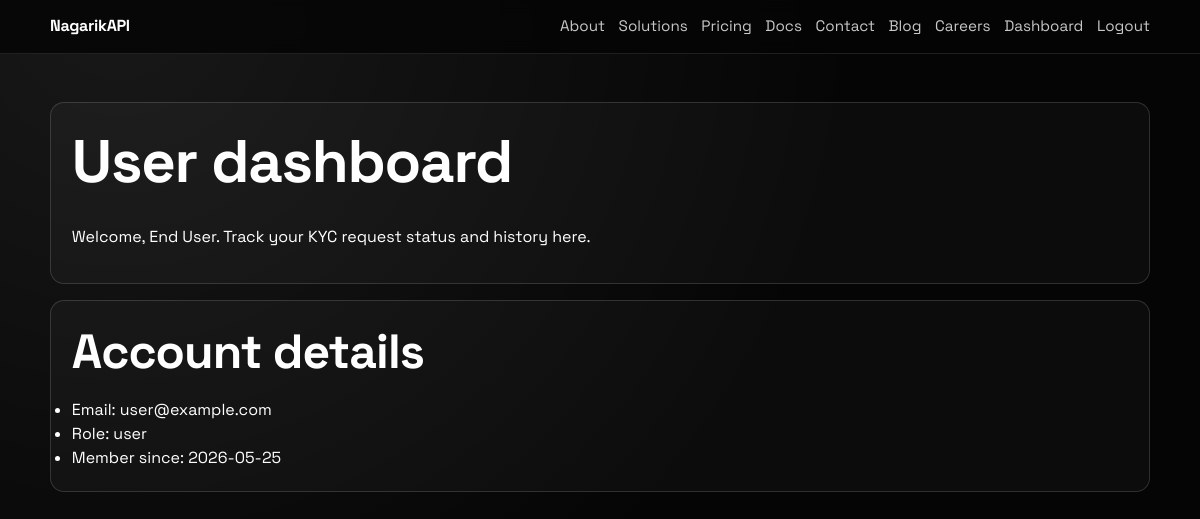
/dashboard (signed in), run on an earlier commit of the app's database.
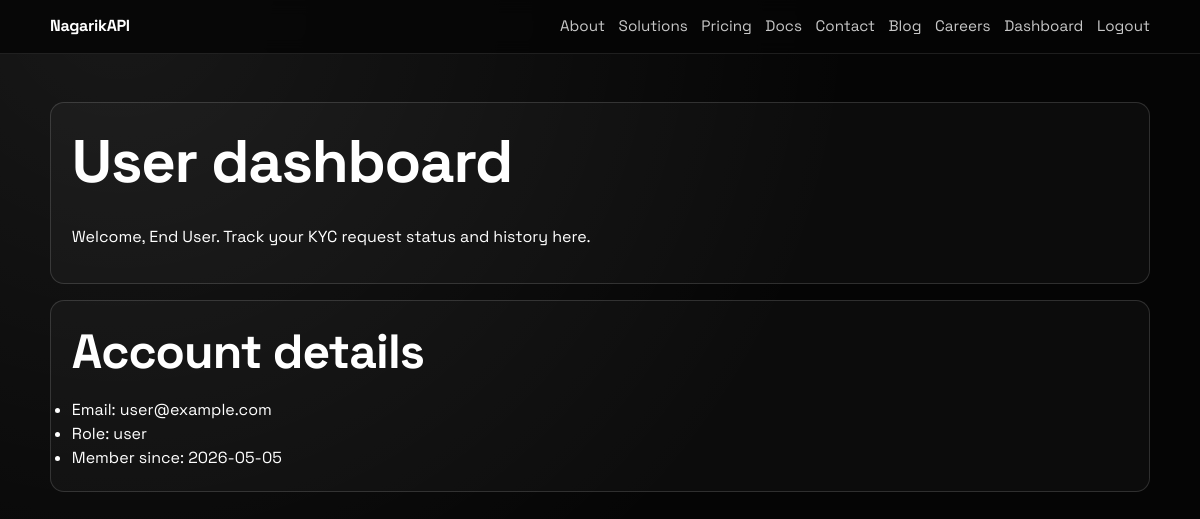
And on a later commit of the database.
### app/models/__init__.py (models this page shows, shortened)
class User(db.Model, UserMixin):
    __tablename__ = 'users'
    id = db.Column(db.Integer, primary_key=True)
    email = db.Column(db.String(120), unique=True, nullable=False)
    password_hash = db.Column(db.String(128), nullable=False)
    full_name = db.Column(db.String(100), nullable=False)
    role = db.Column(db.String(20), default='user') # 'admin', 'user', 'company_admin'
    created_at = db.Column(db.DateTime, default=datetime.utcnow)
    company_id = db.Column(db.Integer, db.ForeignKey('companies.id'), nullable=True)
    kyc_requests = db.relationship('KYCRequest', backref='user', lazy=True)

### app/routes/views.py (the view)
@main.route('/dashboard')
@login_required
def dashboard():
    if current_user.role == 'admin':
        return redirect(url_for('main.admin_dashboard'))
    elif current_user.role == 'company_admin':
        return redirect(url_for('main.company_dashboard'))
    return render_template('pages/dashboards/user.html')

### app/templates/pages/dashboards/user.html (shortened to what this page needs)
{% extends 'pages/base.html' %}
{% block content %}
<section class="panel">
    <h1>User dashboard</h1>
    <p>Welcome, {{ current_user.full_name }}. Track your KYC request status and history here.</p>
</section>
<section class="panel">
    <h2>Account details</h2>
    <ul>
        <li>Email: {{ current_user.email }}</li>
        <li>Role: {{ current_user.role }}</li>
        <li>Member since: {{ current_user.created_at.strftime('%Y-%m-%d') if current_user.created_at else 'N/A' }}</li>
    </ul>
</section>
{% endblock %}

### app/templates/pages/base.html (shortened to what this page needs)
<!doctype html>
<html lang="en">
<head>
    <link rel="stylesheet" href="{{ url_for('static', filename='css/globals.css') }}">
</head>
<body>
    <div class="page-shell">
        <header class="page-header">
            <div class="page-header__inner">
                <a class="page-brand" href="{{ url_for('main.index') }}">NagarikAPI</a>
                <nav class="page-nav" aria-label="Main navigation">
                    <a href="{{ url_for('main.about') }}">About</a>
                    <a href="{{ url_for('main.solutions') }}">Solutions</a>
                    <a href="{{ url_for('main.pricing') }}">Pricing</a>
                    <a href="{{ url_for('main.docs') }}">Docs</a>
                    <a href="{{ url_for('main.contact') }}">Contact</a>
                    <a href="{{ url_for('main.blog') }}">Blog</a>
                    <a href="{{ url_for('main.careers') }}">Careers</a>
                    {% if current_user.is_authenticated %}
                    <a href="{{ url_for('main.dashboard') }}">Dashboard</a>
                    <a href="{{ url_for('auth.logout') }}">Logout</a>
                    {% else %}
                    <a href="{{ url_for('auth.login') }}">Login</a>
                    <a href="{{ url_for('auth.register') }}">Register</a>
                    {% endif %}
                </nav>
            </div>
        </header>
        <main class="page-main">
            {% block content %}{% endblock %}
        </main>
    </div>
</body>
</html>

### app/static/css/globals.css (style rules this page uses)
* { margin: 0; padding: 0; box-sizing: border-box; }
html { scroll-behavior: smooth; }
body { background: #050505; color: #ffffff; font-family: var(--font-family-sans); font-size: var(--text-base); line-height: var(--line-height-normal); -webkit-font-smoothing: antialiased; -moz-osx-font-smoothing: grayscale; }
h1, h2, h3, h4, h5, h6 { font-family: var(--font-family-display); font-weight: var(--font-weight-bold); line-height: var(--line-height-tight); letter-spacing: -0.02em; }
h1 { font-size: clamp(2rem, 5vw, 4.5rem); margin-bottom: var(--space-6); }
h2 { font-size: clamp(1.5rem, 4vw, 3rem); margin-bottom: var(--space-4); }
p { margin-bottom: var(--space-3); line-height: var(--line-height-relaxed); }
a { color: var(--color-accent-primary); text-decoration: none; transition: color var(--transition-fast); }

### app/static/css/tokens.css (style rules this page uses)
:root { --color-bg-primary: #fcfbf7; --color-bg-secondary: #f6f1e8; --color-bg-tertiary: #efe8de; --color-bg-overlay: rgba(17, 16, 15, 0.035); --color-border: #e6ddd0; --color-border-light: #f3ece3; --color-border-dark: #d3c6b8; --color-text-primary: #111111; --color-text-secondary: #4d463f; --color-text-tertiary: #7a726a; --color-text-muted: #a79d92; --color-accent-primary: #111111; --color-accent-secondary: #2e2a27; --color-accent-light: #efe6dc; --color-accent-dark: #060606; --color-success: #1d7a43; --color-success-light: #ddf2e5; --color-error: #b42318; --color-error-light: #fee4e2; --color-warning: #a16207; --color-warning-light: #fef0c7; --color-info: #52525b; --color-info-light: #e4e4e7; --gradient-accent: linear-gradient(135deg, #111111, #404040); --gradient-bg-radial: radial-gradient(circle at 60% 20%, rgba(17, 17, 17, 0.05) 0%, transparent 50%); --gradient-card: linear-gradient(160deg, #ffffff, #fcfaf6); --space-0: 0; --space-1: 0.25rem; --space-2: 0.5rem; --space-3: 0.75rem; --space-4: 1rem; --space-6: 1.5rem; --space-8: 2rem; --space-10: 2.5rem; --space-12: 3rem; --space-16: 4rem; --space-20: 5rem; --space-24: 6rem; --radius-sm: 0.375rem; --radius-md: 0.5rem; --radius-lg: 0.75rem; --radius-xl: 1rem; --radius-2xl: 1.5rem; --radius-full: 9999px; --font-family-sans: "Space Grotesk", -apple-system, BlinkMacSystemFont, "Segoe UI", "Roboto", "Oxygen", "Ubuntu", "Cantarell", "Fira Sans", "Droid Sans", "Helvetica Neue", sans-serif; --font-family-display: "Space Grotesk", -apple-system, BlinkMacSystemFont, "Segoe UI", sans-serif; --font-family-mono: "Courier New", monospace; --text-xs: 0.75rem; --text-sm: 0.875rem; --text-base: 1rem; --text-lg: 1.125rem; --text-xl: 1.25rem; --text-2xl: 1.5rem; --text-3xl: 1.875rem; --text-4xl: 2.25rem; --text-5xl: 3rem; --text-6xl: 3.75rem; --font-weight-light: 300; --font-weight-regular: 400; --font-weight-medium: 500; --font-weight-semibold: 600; --font-weight-bold: 700; --line-height-tight: 1.25; --line-height-normal: 1.5; --line-height-relaxed: 1.75; --shadow-sm: 0 1px 2px 0 rgba(15, 23, 42, 0.05); --shadow-md: 0 4px 6px -1px rgba(15, 23, 42, 0.1); --shadow-lg: 0 10px 15px -3px rgba(15, 23, 42, 0.1); --shadow-xl: 0 20px 25px -5px rgba(15, 23, 42, 0.1); --shadow-2xl: 0 25px 50px -12px rgba(15, 23, 42, 0.15); --shadow-glow: 0 0 30px rgba(37, 99, 235, 0.15); --z-dropdown: 1000; --z-sticky: 1020; --z-fixed: 1030; --z-modal-backdrop: 1040; --z-modal: 1050; --z-popover: 1060; --z-tooltip: 1070; --transition-fast: 150ms cubic-bezier(0.4, 0, 0.2, 1); --transition-base: 200ms cubic-bezier(0.4, 0, 0.2, 1); --transition-slow: 300ms cubic-bezier(0.4, 0, 0.2, 1); --transition-slowest: 500ms cubic-bezier(0.4, 0, 0.2, 1); }

### app/templates/pages/base.html (style rules this page uses)
.page-shell { min-height: 100vh; background: radial-gradient(circle at 10% 0%, rgba(255,255,255,0.08), transparent 55%), #050505; }
.page-header { border-bottom: 1px solid rgba(255,255,255,0.1); backdrop-filter: blur(8px); position: sticky; top: 0; background: rgba(5, 5, 5, 0.85); }
.page-header__inner { width: min(1100px, calc(100% - 2rem)); margin: 0 auto; padding: 0.9rem 0; display: flex; align-items: center; justify-content: space-between; gap: 1rem; }
.page-brand { color: #fff; text-decoration: none; font-weight: 700; letter-spacing: -0.02em; }
.page-nav { display: flex; gap: 0.85rem; flex-wrap: wrap; }
.page-nav a { color: rgba(255,255,255,0.78); font-size: 0.95rem; }
.page-main { width: min(1100px, calc(100% - 2rem)); margin: 0 auto; padding: 3rem 0 4rem; }
.panel { border: 1px solid rgba(255,255,255,0.14); border-radius: 14px; padding: 1.3rem; background: rgba(255,255,255,0.03); margin-bottom: 1rem; }

What changed in the data, as far as the page shows it:
changed User "End User": created_at "2026-05-25" → "2026-05-05"
